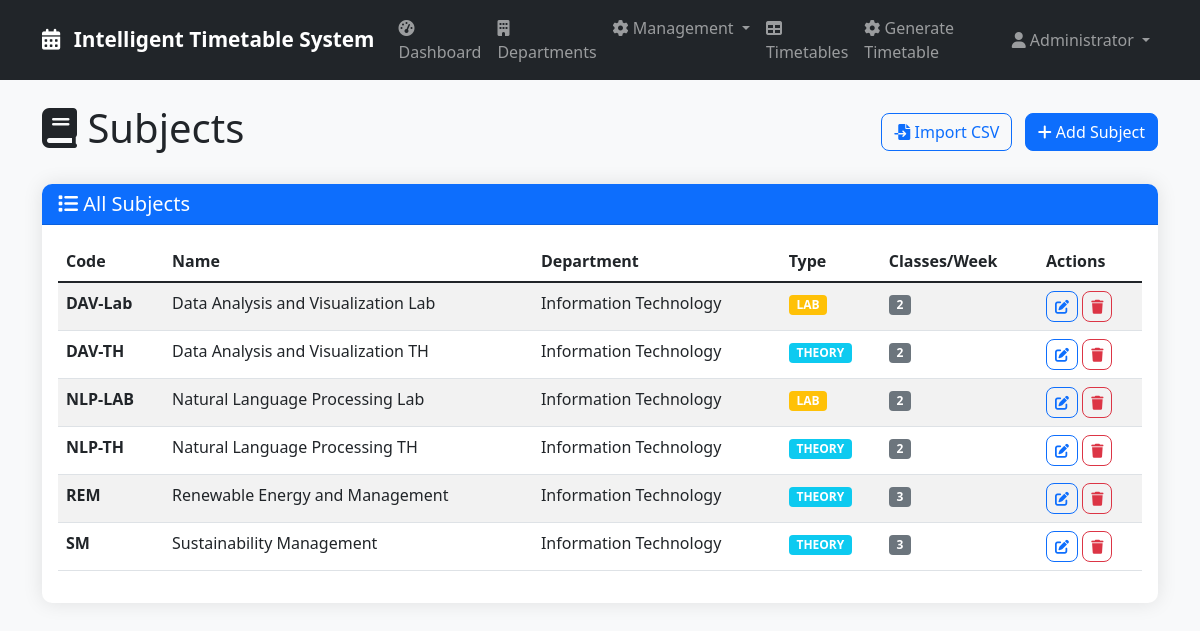
/subjects (signed in), run on the app's committed database.
### tables this page shows
CREATE TABLE subjects (
            id INTEGER PRIMARY KEY AUTOINCREMENT,
            name TEXT NOT NULL,
            code TEXT UNIQUE NOT NULL,
            department_id INTEGER,
            subject_type TEXT DEFAULT 'THEORY',
            classes_per_week INTEGER DEFAULT 3,
            created_at DATETIME DEFAULT CURRENT_TIMESTAMP,
            FOREIGN KEY (department_id) REFERENCES departments (id)
        );

CREATE TABLE departments (
            id INTEGER PRIMARY KEY AUTOINCREMENT,
            name TEXT NOT NULL,
            code TEXT UNIQUE NOT NULL,
            created_at DATETIME DEFAULT CURRENT_TIMESTAMP
        );

### app.py (the view)
@app.route('/subjects')
@login_required
def subjects():
    conn = sqlite3.connect('timetable.db')
    conn.row_factory = sqlite3.Row
    cursor = conn.cursor()
    cursor.execute('''
        SELECT s.*, d.name as department_name
        FROM subjects s
        LEFT JOIN departments d ON s.department_id = d.id
        ORDER BY s.name
    ''')
    subjects = cursor.fetchall()
    cursor.execute('SELECT * FROM departments ORDER BY name')
    departments = cursor.fetchall()
    conn.close()
    return render_template('subjects.html', subjects=subjects, departments=departments)

### app.py (called while the page is built)
def login_required(f):
    @wraps(f)
    def decorated_function(*args, **kwargs):
        if 'user_id' not in session:
            flash('Please log in to access this page.', 'error')
            return redirect(url_for('login'))
        return f(*args, **kwargs)
    return decorated_function

@app.context_processor
def utility_processor():
    return dict(get_faculty_subjects=get_faculty_subjects)

### templates/subjects.html (shortened to what this page needs)
{% extends "base.html" %}
{% block content %}
<div class="d-flex justify-content-between align-items-center mb-4">
    <h1><i class="fas fa-book"></i> Subjects</h1>
    {% if session.role == 'admin' %}
    <div>
        <a href="{{ url_for('upload_csv') }}" class="btn btn-outline-primary me-2">
            <i class="fas fa-file-import"></i> Import CSV
        </a>
        <button class="btn btn-primary" data-bs-toggle="modal" data-bs-target="#addSubjectModal">
            <i class="fas fa-plus"></i> Add Subject
        </button>
    </div>
    {% endif %}
</div>
<div class="card">
    <div class="card-header bg-primary text-white">
        <h5 class="mb-0"><i class="fas fa-list"></i> All Subjects</h5>
    </div>
    <div class="card-body">
        {% if subjects %}
        <div class="table-responsive">
            <table class="table table-striped table-hover">
                <thead>
                    <tr>
                        <th>Code</th>
                        <th>Name</th>
                        <th>Department</th>
                        <th>Type</th>
                        <th>Classes/Week</th>
                        {% if session.role == 'admin' %}
                        <th>Actions</th>
                        {% endif %}
                    </tr>
                </thead>
                <tbody>
                    {% for subject in subjects %}
                    <tr>
                        <td class="fw-bold">{{ subject.code }}</td>
                        <td>{{ subject.name }}</td>
                        <td>{{ subject.department_name or 'N/A' }}</td>
                        <td>
                            <span class="badge bg-{{ 'info' if subject.subject_type == 'THEORY' else 'warning' }}">
                                {{ subject.subject_type }}
                            </span>
                        </td>
                        <td>
                            <span class="badge bg-secondary">{{ subject.classes_per_week }}</span>
                        </td>
                        {% if session.role == 'admin' %}
                        <td>
                            <button class="btn btn-sm btn-outline-primary" data-bs-toggle="modal"
                                    data-bs-target="#editSubjectModal"
                                    data-id="{{ subject.id }}"
                                    data-name="{{ subject.name }}"
                                    data-code="{{ subject.code }}"
                                    data-dept="{{ subject.department_id }}"
                                    data-type="{{ subject.subject_type }}"
                                    data-classes="{{ subject.classes_per_week }}">
                                <i class="fas fa-edit"></i>
                            </button>
                            <button class="btn btn-sm btn-outline-danger" data-bs-toggle="modal"
                                    data-bs-target="#deleteSubjectModal"
                                    data-id="{{ subject.id }}"
                                    data-name="{{ subject.name }}">
                                <i class="fas fa-trash"></i>
                            </button>
                        </td>
                        {% endif %}
                    </tr>
                    {% endfor %}
                </tbody>
            </table>
        </div>
        {% else %}
        <div class="alert alert-info">
            <i class="fas fa-info-circle"></i> No subjects found. Add some subjects to get started.
        </div>
        {% endif %}
    </div>
</div>
{% endblock %}

### static/css/style.css (style rules this page uses)
:root { --primary-color: #007bff; --secondary-color: #6c757d; --success-color: #28a745; --danger-color: #dc3545; --warning-color: #ffc107; --info-color: #17a2b8; }
body { background-color: #f8f9fa; font-family: 'Segoe UI', Tahoma, Geneva, Verdana, sans-serif; }
.card { border: none; border-radius: 10px; box-shadow: 0 0 20px rgba(0, 0, 0, 0.1); transition: transform 0.2s; }
.card-header { border-radius: 10px 10px 0 0 !important; font-weight: 600; }
.btn { border-radius: 8px; font-weight: 500; transition: all 0.3s; }
.table-responsive { border-radius: 10px; overflow: hidden; }

### data on the page
subjects: code "DAV-Lab", name "Data Analysis and Visualization Lab", name "Information Technology", subject_type "LAB", classes_per_week "2"
subjects: code "DAV-TH", name "Data Analysis and Visualization TH", name "Information Technology", subject_type "THEORY", classes_per_week "2"
subjects: code "NLP-LAB", name "Natural Language Processing Lab", name "Information Technology", subject_type "LAB", classes_per_week "2"
subjects: code "NLP-TH", name "Natural Language Processing TH", name "Information Technology", subject_type "THEORY", classes_per_week "2"
subjects: code "REM", name "Renewable Energy and Management", name "Information Technology", subject_type "THEORY", classes_per_week "3"
subjects: code "SM", name "Sustainability Management", name "Information Technology", subject_type "THEORY", classes_per_week "3"

### other printed values
{{ session.full_name or session.username }} "Administrator"
